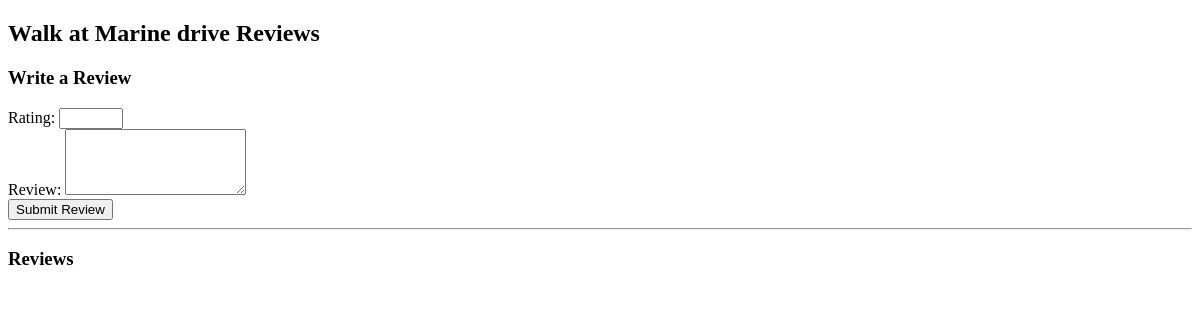
Page /place/2. Walk at Marine drive/reviews on the earlier database version.
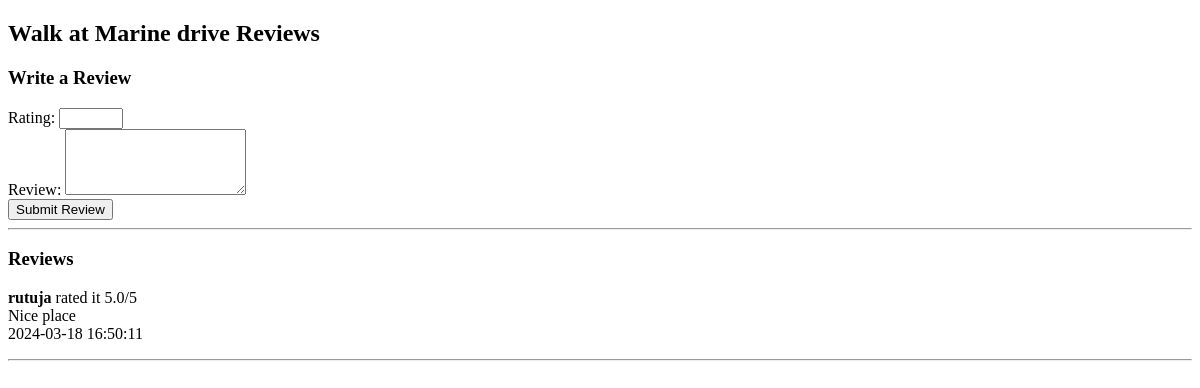
Same page on the later database version.
### app.py (models this page shows)
class PlaceReview(db.Model):
    id = db.Column(db.Integer, primary_key=True)
    user_id = db.Column(db.Integer, db.ForeignKey('user.id'), nullable=False)
    place_name = db.Column(db.String(100), nullable=False)
    rating = db.Column(Numeric(precision=3, scale=1), nullable=False)
    review_text = db.Column(db.Text, nullable=True)
    created_at = db.Column(db.DateTime, default=datetime.utcnow)
    user = db.relationship('User', backref=db.backref('place_reviews', lazy=True))

class User(UserMixin, db.Model):
    id = db.Column(db.Integer, primary_key=True)
    username = db.Column(db.String(20), unique=True, nullable=False)
    email = db.Column(db.String(120), unique=True, nullable=False)
    age = db.Column(db.Integer, nullable=True)
    gender = db.Column(db.String(10), nullable=True)
    country = db.Column(db.String(50), nullable=False)
    city = db.Column(db.String(50), nullable=False)
    area_code = db.Column(db.String(10), nullable=False)
    password = db.Column(db.String(60), nullable=False)

### app.py (the view, shortened to what this page needs)
@app.route('/place/<string:place_name>/reviews', methods=['GET', 'POST'])
def place_reviews(place_name):
    place_reviews = PlaceReview.query.filter_by(place_name=place_name).order_by(desc(PlaceReview.created_at)).all()
    return render_template('place_reviews.html', place_name=place_name, reviews=place_reviews)

### app.py (called while the page is built)
@app.template_filter('strip_numbers')
def strip_numbers(value):
    return ''.join(char for char in value if not char.isdigit())

@app.template_filter('strip_fullstop')
def strip_fullstop(value):
    return value.replace('.', '')

### templates/place_reviews.html
<!DOCTYPE html>
<html lang="en">
<head>
</head>
<body>
</body>
</html>
<div class="container">
    <h2>{{ place_name | strip_numbers | strip_fullstop }} Reviews</h2>
    <div>
        <h3>Write a Review</h3>
        <form method="post" action="{{ url_for('place_reviews', place_name=place_name) }}">
            <label for="rating">Rating:</label>
            <input type="number" name="rating" min="1" max="5" step="0.1" required>
            <br>
            <label for="review_text">Review:</label>
            <textarea name="review_text" rows="4" required></textarea>
            <br>
            <button type="submit">Submit Review</button>
        </form>
    </div>
    <hr>
    <div>
        <h3>Reviews</h3>
        {% for review in reviews %}
            <p>
                <strong>{{ review.user.username }}</strong> rated it {{ review.rating }}/5
                <br>
                {{ review.review_text }}
                <br>
                {{ review.created_at.strftime('%Y-%m-%d %H:%M:%S') }}
            </p>
            <hr>
        {% endfor %}
    </div>
</div>

Differences in the rows shown:
added PlaceReview: user.username "rutuja", rating "5.0", review_text "Nice place", created_at "2024-03-18 16:50:11"
